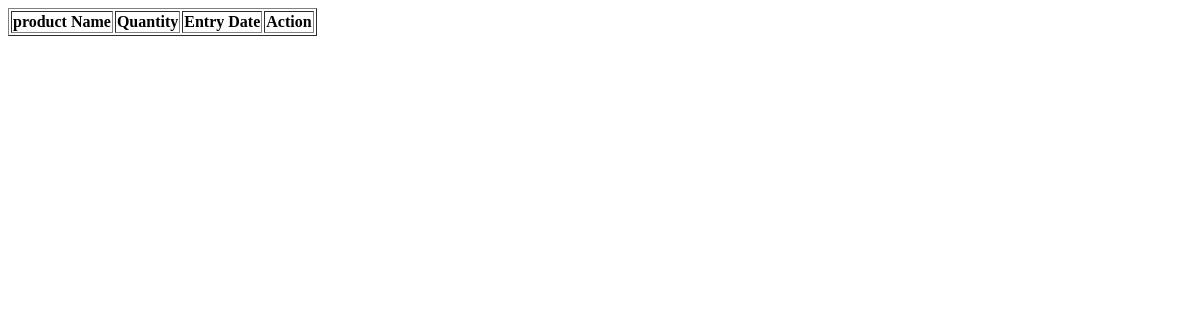
/list_of_entry_product.php, run on an earlier commit of the app's database.
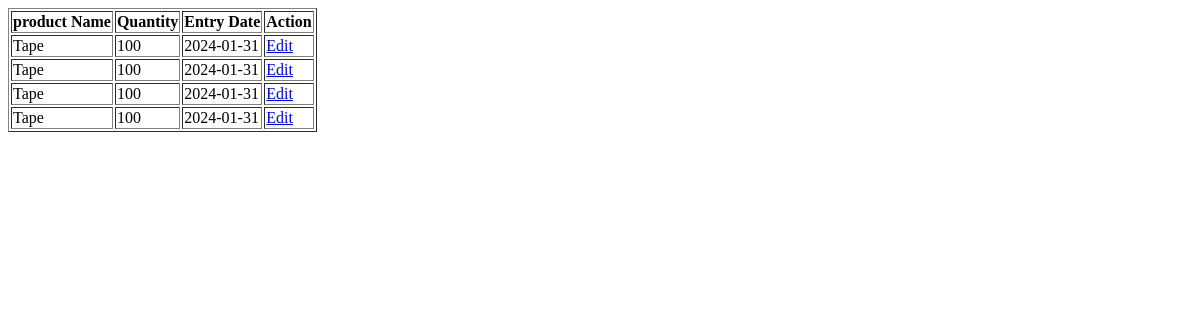
And on a later commit of the database.
### tables this page shows
CREATE TABLE `store_product` (
  `store_product_id` int(11) NOT NULL,
  `store_product_name` int(10) NOT NULL,
  `store_product_quantity` int(11) NOT NULL,
  `store_product_entrydate` varchar(10) NOT NULL
);

### list_of_entry_product.php (the view, shortened to what this page needs)
<?php
$conn = new mysqli("localhost","root","","store_db");
?>
<!DOCTYPE html>
<html>
<head>
</head>
<body>
<?php
	$sql1 = "SELECT * FROM product";
	$query1=$conn->query($sql1);
	$data_list= array();
	while($data1=mysqli_fetch_assoc($query1))
	{
		$product_id=$data1['product_id'];
		$product_name=$data1['product_name'];
		$data_list[$product_id]=$product_name;
	}
	$sql = "SELECT * FROM store_product";
	$query=$conn->query($sql);
	echo "<table border='1'>
	<tr><th>product Name</th><th>Quantity</th><th>Entry Date</th><th>Action</th></tr>";
	while($data=mysqli_fetch_assoc($query))
	{
		$store_product_id= $data['store_product_id'];
		$store_product_name= $data['store_product_name'];
		$store_product_quantity=$data['store_product_quantity'];
		$store_product_entrydate= $data['store_product_entrydate'];
	echo "<tr>
	<td>$data_list[$store_product_name]</td>
	<td>$store_product_quantity</td>
	<td>$store_product_entrydate</td>
	<td><a href='edit_store_product.php?id=$store_product_id'>Edit</a></td>
	</tr>";
	}
	echo "</table>";
?>
</body>
</html>

What changed in the data, as far as the page shows it:
added store_product: store_product_name "Tape", store_product_quantity "100", store_product_entrydate "2024-01-31"
added store_product: store_product_name "Tape", store_product_quantity "100", store_product_entrydate "2024-01-31"
added store_product: store_product_name "Tape", store_product_quantity "100", store_product_entrydate "2024-01-31"
added store_product: store_product_name "Tape", store_product_quantity "100", store_product_entrydate "2024-01-31"
